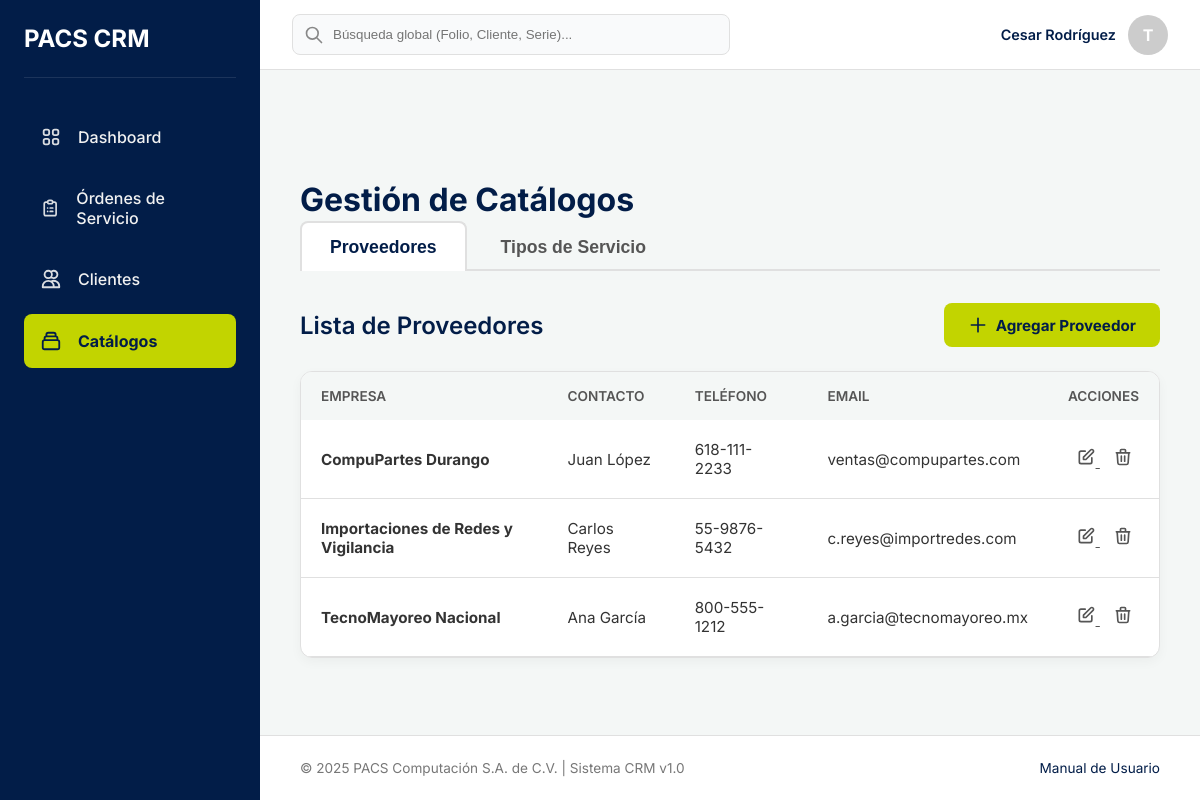
The app's page /catalogos/ (signed in) with its own data.
### catalogo/models.py (models this page shows, shortened)
class Proveedor(models.Model):
    nombre_empresa = models.CharField(max_length=255, unique=True, verbose_name="Nombre de la empresa")
    persona_contacto = models.CharField(max_length=255, blank=True, null=True, verbose_name="Persona de contacto")
    telefono = models.CharField(max_length=20, blank=True, null=True)
    email = models.EmailField(max_length=254, blank=True, null=True)
    class Meta:
        verbose_name = "Proveedor"
        verbose_name_plural = "Proveedores"
        ordering = ['nombre_empresa'] # Ordenar alfabéticamente por defecto

### catalogo/views.py (the view)
# urls.py: path('', views.CatalogoListView.as_view(), name='lista_catalogos'),
class CatalogoListView(LoginRequiredMixin, ListView):
    model = Proveedor
    template_name = 'catalogo/lista_catalogos.html'
    context_object_name = 'proveedores'
    def get_context_data(self, **kwargs):
        context = super().get_context_data(**kwargs)
        context['tipos_servicio'] = TipoServicio.objects.all()
        context['active_tab'] = self.request.GET.get('tab', 'proveedores')
        return context

### catalogo/templates/catalogo/lista_catalogos.html (shortened to what this page needs)
{% extends 'base.html' %}
{% block content %}
    <div class="page-header">
        <h1 class="page-title">Gestión de Catálogos</h1>
    </div>
    <nav class="tabs-nav">
        <button class="tab-link {% if active_tab == 'proveedores' %}active{% endif %}" onclick="openTab(event, 'proveedores')">Proveedores</button>
        <button class="tab-link {% if active_tab == 'servicios' %}active{% endif %}" onclick="openTab(event, 'servicios')">Tipos de Servicio</button>
    </nav>
    <div class="tabs-content">
        <div id="proveedores" class="tab-pane {% if active_tab == 'proveedores' %}active{% endif %}">
            <div class="tab-section-header">
                <h2>Lista de Proveedores</h2>
                <a href="{% url 'crear_proveedor' %}" class="btn btn-action">
                    <svg style="width:20px;height:20px" fill="none" stroke="currentColor" viewBox="0 0 24 24"><path stroke-linecap="round" stroke-linejoin="round" stroke-width="2" d="M12 4v16m8-8H4"></path></svg>
                    Agregar Proveedor
                </a>
            </div>
            <div class="table-container">
                <div style="overflow-x:auto;">
                    <table class="data-table">
                        <thead>
                            <tr>
                                <th>Empresa</th>
                                <th>Contacto</th>
                                <th>Teléfono</th>
                                <th>Email</th>
                                <th>Acciones</th>
                            </tr>
                        </thead>
                        <tbody>
                            {% for p in proveedores %}
                            <tr>
                                <td><strong>{{ p.nombre_empresa }}</strong></td>
                                <td>{{ p.persona_contacto|default:"--" }}</td>
                                <td>{{ p.telefono|default:"--" }}</td>
                                <td>{{ p.email|default:"--" }}</td>
                                <td class="actions-cell">
                                    <a href="{% url 'editar_proveedor' p.id %}" class="btn-icon" title="Editar">
                                        <svg style="width:20px;height:20px" fill="none" stroke="currentColor" viewBox="0 0 24 24"><path stroke-linecap="round" stroke-linejoin="round" stroke-width="2" d="M11 5H6a2 2 0 00-2 2v11a2 2 0 002 2h11a2 2 0 002-2v-5m-1.414-9.414a2 2 0 112.828 2.828L11.828 15H9v-2.828l8.586-8.586z"></path></svg>
                                    </a>
                                    <a href="{% url 'eliminar_proveedor' p.id %}" class="btn-icon delete" title="Eliminar">
                                        <svg style="width:20px;height:20px" fill="none" stroke="currentColor" viewBox="0 0 24 24"><path stroke-linecap="round" stroke-linejoin="round" stroke-width="2" d="M19 7l-.867 12.142A2 2 0 0116.138 21H7.862a2 2 0 01-1.995-1.858L5 7m5 4v6m4-6v6m1-10V4a1 1 0 00-1-1h-4a1 1 0 00-1 1v3M4 7h16"></path></svg>
                                    </a>
                                </td>
                            </tr>
                            {% empty %}
                            <tr>
                                <td colspan="5" style="text-align:center; padding:2rem; color:#777;">No hay proveedores registrados.</td>
                            </tr>
                            {% endfor %}
                        </tbody>
                    </table>
                </div>
            </div>
        </div>
    </div>
{% endblock %}

### templates/base.html (shortened to what this page needs)
{% load static %}
<!DOCTYPE html>
<html lang="es">
<head>
</head>
<body>
    <aside class="sidebar" id="sidebar">
        <div class="sidebar-header">
            <h2 style="color: white;">PACS CRM</h2>
        </div>
        <nav class="sidebar-nav">
            <ul>
                <li>
                    <a href="#" class="{% if request.resolver_match.url_name == 'dashboard' %}active{% endif %}">
                        <span>Dashboard</span>
                    </a>
                </li>
                <li>
                    <a href="{% url 'lista_ordenes' %}" class="{% if 'ordenes' in request.path %}active{% endif %}">
                        <span>Órdenes de Servicio</span>
                    </a>
                </li>
                <li>
                    <a href="{% url 'lista_clientes' %}" class="{% if 'clientes' in request.path %}active{% endif %}">
                        <svg class="nav-icon" fill="none" stroke="currentColor" viewBox="0 0 24 24"><path stroke-linecap="round" stroke-linejoin="round" stroke-width="2" d="M12 4.354a4 4 0 110 5.292M15 21H3v-1a6 6 0 0112 0v1zm0 0h6v-1a6 6 0 00-9-5.197M13 7a4 4 0 11-8 0 4 4 0 018 0z"></path></svg>
                        <span>Clientes</span>
                    </a>
                </li>
                <li>
                    <a href="{% url 'lista_catalogos' %}" class="{% if 'catalogos' in request.path %}active{% endif %}">
                        <span>Catálogos</span>
                    </a>
                </li>
            </ul>
        </nav>
    </aside>
    <header class="navbar">
        <div class="navbar-search">
            <svg class="search-icon" fill="none" stroke="currentColor" viewBox="0 0 24 24"><path stroke-linecap="round" stroke-linejoin="round" stroke-width="2" d="M21 21l-6-6m2-5a7 7 0 11-14 0 7 7 0 0114 0z"></path></svg>
            <input type="text" placeholder="Búsqueda global (Folio, Cliente, Serie)...">
        </div>
        <div class="navbar-user-area">
            <div class="user-profile">
                <span class="user-name">{{ user.get_full_name|default:user.username }}</span>
                <div style="width:40px;height:40px;background:#ccc;border-radius:50%;display:flex;align-items:center;justify-content:center;color:white;font-weight:bold;">
                    {{ user.username|slice:":1"|upper }}
                </div>
            </div>
        </div>
    </header>
    <main class="main-content">
        {% block content %}{% endblock %}
    </main>
    <footer class="footer">
        <div>© 2025 PACS Computación S.A. de C.V. | Sistema CRM v1.0</div>
        <div><a href="#" style="color:var(--color-primario);text-decoration:none;">Manual de Usuario</a></div>
    </footer>
</body>
</html>

### records on screen
Proveedor: nombre_empresa "CompuPartes Durango", persona_contacto "Juan López", telefono "618-111-2233", email "ventas@compupartes.com"
Proveedor: nombre_empresa "Importaciones de Redes y Vigilancia", persona_contacto "Carlos Reyes", telefono "55-9876-5432", email "c.reyes@importredes.com"
Proveedor: nombre_empresa "TecnoMayoreo Nacional", persona_contacto "Ana García", telefono "800-555-1212", email "a.garcia@tecnomayoreo.mx"

### other values on screen
{{ user.get_full_name|default:user.username }} "Cesar Rodríguez"
{{ user.username|slice:":1"|upper }} "T"
